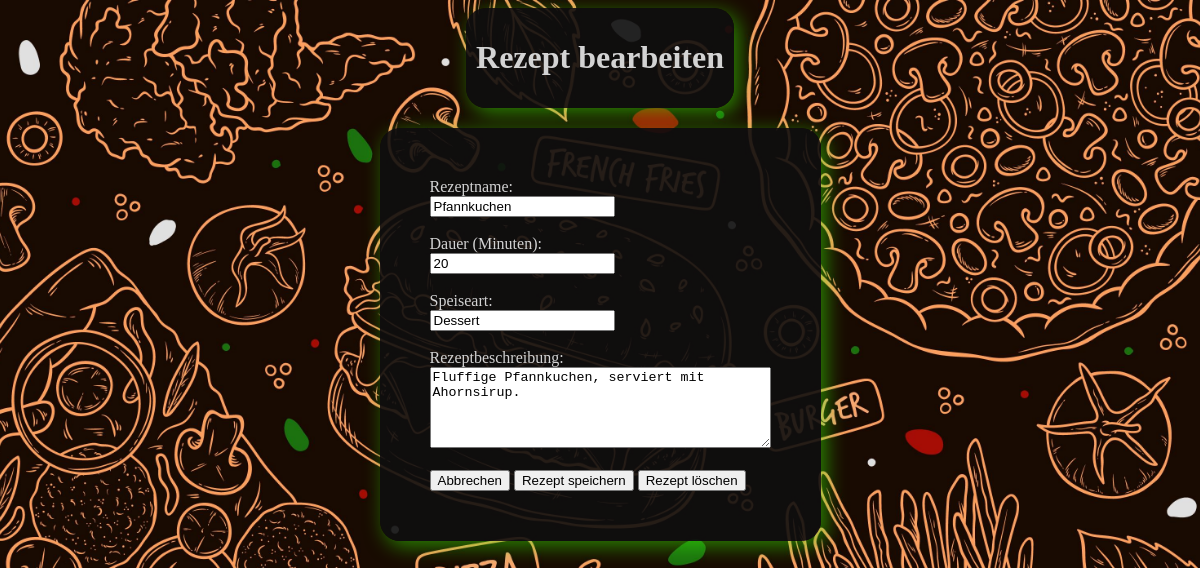
Page /rezept/edit.php?rezeptId=2 on the committed database.
### tables this page shows
CREATE TABLE IF NOT EXISTS rezept (
    rezeptId INT AUTO_INCREMENT PRIMARY KEY,
    rezeptname VARCHAR(100) NOT NULL,
    dauer INT,
    speiseart VARCHAR(50),
    rezeptbeschreibung TEXT
);

### _classes/Database.php (called while the page is built, shortened)
<?php
class Database {
    private static $dbHost = 'localhost';
    private static $dbName = 'imbissverwaltung';
    private static $dbUser = 'root';
    private static $dbPass = '';
    private static $conn = null;
    public static function connect() {
        if (self::$conn === null) {
            try {
                $dsn = 'mysql:host=' . self::$dbHost . ';dbname=' . self::$dbName . ';charset=utf8mb4';
                self::$conn = new PDO($dsn, self::$dbUser, self::$dbPass);
                self::$conn->setAttribute(PDO::ATTR_ERRMODE, PDO::ERRMODE_EXCEPTION);
            } catch (PDOException $e) {
                echo "Fehler bei der DB-Verbindung: " . $e->getMessage();
                exit;
            }
        }
        return self::$conn;
    }
}

### _classes/Rezept.php (called while the page is built, shortened)
<?php
require_once __DIR__ . '/Database.php';
class Rezept {
    private $conn;
    public function __construct() {
        $this->conn = Database::connect();
        $this->conn->setAttribute(PDO::ATTR_ERRMODE, PDO::ERRMODE_EXCEPTION);
    }
    public function readOne($rezeptId) {
        $sql = "SELECT * FROM rezept WHERE rezeptId = :rezeptId";
        $stmt = $this->conn->prepare($sql);
        $stmt->bindParam(':rezeptId', $rezeptId, PDO::PARAM_INT);
        $stmt->execute();
        return $stmt->fetch(PDO::FETCH_ASSOC);
    }
}
?>

### rezept/edit.php (the view, shortened to what this page needs)
<?php
require_once __DIR__ . '/../_classes/Rezept.php';
$rezeptObj = new Rezept();
$rezeptId = (int)$_GET['rezeptId'];
$rezeptData = $rezeptObj->readOne($rezeptId);
?>
<!DOCTYPE html>
<html lang="de">
<head>
    <link rel="stylesheet" type="text/css" href="../_css/styles.css">
</head>
<body>
    <div class="container">
        <div class="ueberschrift-container">
            <h1>Rezept bearbeiten</h1>
        </div>
        <form method="POST">
            <div class="edit-container">
                <label>Rezeptname:
                    <br>
                    <input type="text" name="rezeptname"
                        value="<?php echo htmlspecialchars($rezeptData['rezeptname']); ?>" required>
                </label>
                <br><br>
                <label>Dauer (Minuten):
                    <br>
                    <input type="number" name="dauer"
                        value="<?php echo htmlspecialchars($rezeptData['dauer']); ?>">
                </label>
                <br><br>
                <label>Speiseart:
                    <br>
                    <input type="text" name="speiseart"
                        value="<?php echo htmlspecialchars($rezeptData['speiseart']); ?>">
                </label>
                <br><br>
                <label>Rezeptbeschreibung:
                    <br>
                    <textarea name="rezeptbeschreibung" rows="5" cols="40"><?php
                        echo htmlspecialchars($rezeptData['rezeptbeschreibung']);
                    ?></textarea>
                </label>
                <br><br>
                <button type="button" onclick="window.location.href='index.php';">Abbrechen</button>
                <button type="submit">Rezept speichern</button>
                <button type="button"
                        onclick="if (confirm('Wirklich löschen?')) {
                            window.location.href='delete.php?rezeptId=<?php echo $rezeptId; ?>';
                        }">
                    Rezept löschen
                </button>
            </div>
        </form>
    </div>
</body>
</html>

### _css/styles.css (style rules this page uses)
body { background: url('../_images/body-hintergrund.jpg') no-repeat center center fixed; background-size: cover; }
.container { display: flex; align-items: center; flex-direction: column; height: 100vh; }
.ueberschrift-container { background: rgba(15, 15, 15, 0.9); display: inline-block; padding: 10px; border-radius: 20px; box-shadow: 5px 5px 20px rgba(60, 255, 0, 0.5); color: #D3D3D3; text-align: center; }
.edit-container { background: rgba(15, 15, 15, 0.9); display: inline-block; padding: 50px; border-radius: 20px; box-shadow: 5px 5px 20px rgba(60, 255, 0, 0.5); margin: 20px auto; color: #D3D3D3; }

### rows in the picture
rezept: rezeptname "Pfannkuchen", dauer "20", speiseart "Dessert", rezeptbeschreibung "Fluffige Pfannkuchen, serviert mit Ahornsirup."
